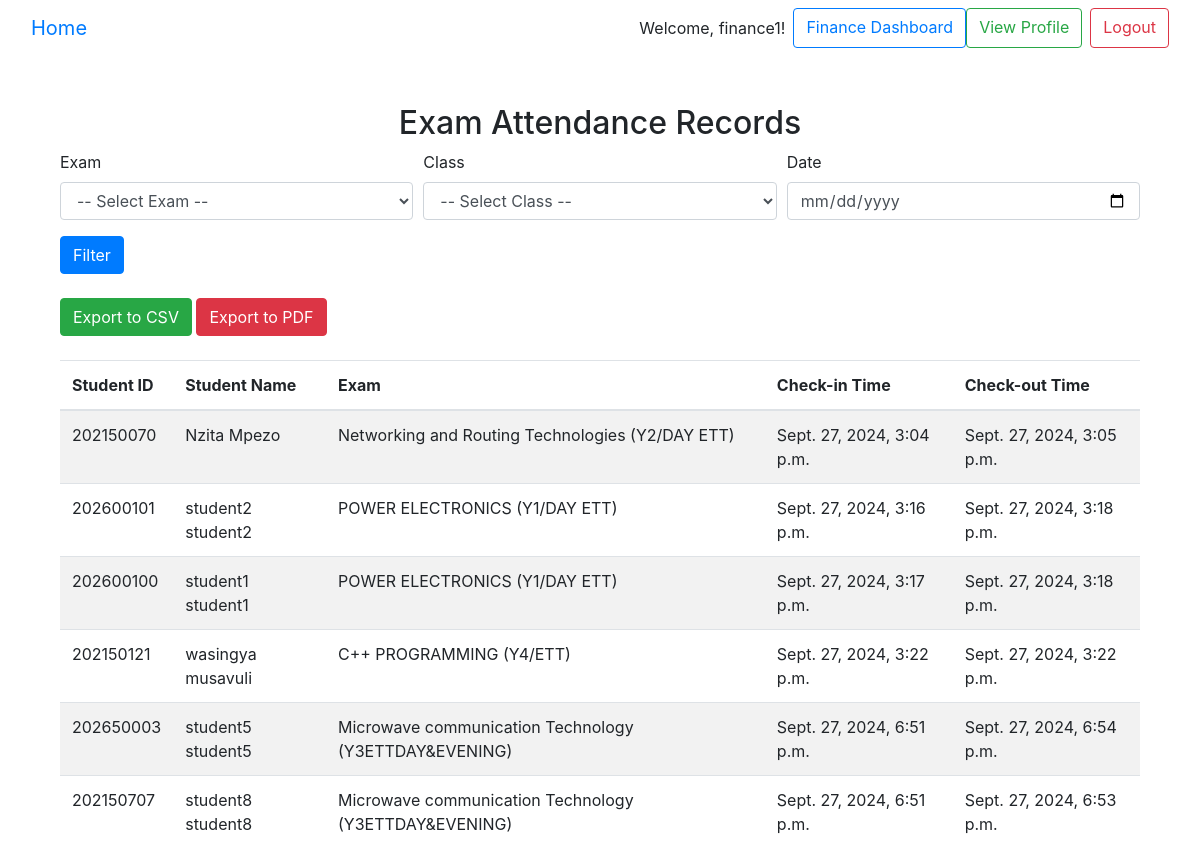
The page /exams/attendance/list/ (signed in) on the database its author committed.
### core/models.py (models this page shows, shortened)
class CustomUser(AbstractUser):
    ROLE_CHOICES = [
        ('admin', 'Admin'),
        ('hod', 'Head of Department'),
        ('lecturer', 'Lecturer'),
        ('finance', 'Finance Employee'),
        ('security', 'Security Employee'),
    ]
    is_hod = models.BooleanField(default=False)
    is_finance_employee = models.BooleanField(default=False)
    is_security_employee = models.BooleanField(default=False)
    is_lecturer = models.BooleanField(default=False)
    role = models.CharField(max_length=20, choices=ROLE_CHOICES)
    photo = models.ImageField(upload_to='user_photos/', blank=True, null=True)

### exams/models.py (models this page shows, shortened)
class ExamAttendance(models.Model):
    student = models.ForeignKey(Student, on_delete=models.CASCADE, related_name='exam_attendances')
    exam = models.ForeignKey(Exam, on_delete=models.CASCADE, related_name='attendances')
    check_in_time = models.DateTimeField(null=True, blank=True)
    check_out_time = models.DateTimeField(null=True, blank=True)

class Exam(models.Model):
    course = models.ForeignKey(Course, on_delete=models.CASCADE, related_name='exams')
    assigned_class = models.ForeignKey(Class, on_delete=models.CASCADE, related_name='exams')
    date = models.DateField(default=timezone.now)
    start_time = models.TimeField()
    end_time = models.TimeField()
    created_by = models.ForeignKey(CustomUser, on_delete=models.SET_NULL, null=True, related_name='exams_created')
    is_active = models.BooleanField(default=True)  # Flag to indicate if the exam is still active

### students/models.py (models this page shows, shortened)
class Student(models.Model):
    first_name = models.CharField(max_length=50)
    last_name = models.CharField(max_length=50)
    email = models.EmailField(unique=True)
    student_rollnumber = models.CharField(max_length=20, unique=True)
    student_rfidnumber = models.CharField(max_length=20, unique=True)
    date_of_birth = models.DateField()
    enrollment_date = models.DateField(default=timezone.now)
    photo = models.ImageField(upload_to='student_photos/', blank=True, null=True)
    assigned_class = models.ForeignKey(Class, on_delete=models.SET_NULL, null=True, related_name='students')
    created_by = models.ForeignKey(CustomUser, on_delete=models.SET_NULL, null=True, related_name='students_created')
    updated_by = models.ForeignKey(CustomUser, on_delete=models.SET_NULL, null=True, related_name='students_updated')

### courses/models.py (models this page shows, shortened)
class Course(models.Model):
    code = models.CharField(max_length=10, unique=True, default='DEFAULT123')
    name = models.CharField(max_length=255)
    description = models.TextField()
    lecturer = models.ForeignKey(CustomUser, on_delete=models.SET_NULL, null=True, limit_choices_to={'role': 'lecturer'})
    assigned_class = models.ForeignKey(Class, on_delete=models.CASCADE, related_name='courses', null=True)
    created_by = models.ForeignKey(CustomUser, on_delete=models.SET_NULL, null=True, related_name='courses_created')
    created_at = models.DateTimeField(auto_now_add=True)

### classes/models.py (models this page shows, shortened)
class Class(models.Model):
    name = models.CharField(max_length=100, unique=True)
    academic_year = models.ForeignKey(AcademicYear, on_delete=models.CASCADE, related_name='classes')
    lecturers = models.ManyToManyField(User, limit_choices_to={'role': 'lecturer'}, related_name='classes')
    created_at = models.DateTimeField(auto_now_add=True)
    created_by = models.ForeignKey(User, on_delete=models.CASCADE, related_name='created_classes')

### exams/views.py (the view)
# urls.py: path('attendance/list/', views.list_exam_attendance, name='list_exam_attendance'),
@login_required
def list_exam_attendance(request):
    if request.user.role == 'hod' or request.user.role == 'finance':
        exams = Exam.objects.all()  # Get all exams for filtering
        exam_id = request.GET.get('exam')
        class_id = request.GET.get('class')
        date = request.GET.get('date')
        attendances = ExamAttendance.objects.all()
        if exam_id:
            attendances = attendances.filter(exam_id=exam_id)
        if class_id:
            attendances = attendances.filter(exam__assigned_class_id=class_id)
        if date:
            attendances = attendances.filter(exam__date=date)
        return render(request, 'exams/list_exam_attendance.html', {
            'attendances': attendances,
            'exams': exams,
            'selected_exam': exam_id,
            'selected_class': class_id,
            'selected_date': date,
        })
    else:
        raise PermissionDenied

### exams/templates/exams/list_exam_attendance.html (shortened to what this page needs)
{% extends 'base.html' %}
{% block content %}
<div class="container mt-5">
    <h2 class="text-center">Exam Attendance Records</h2>
    <form method="GET" class="mb-4">
        <div class="form-row">
            <div class="form-group col-md-4">
                <label for="exam">Exam</label>
                <select id="exam" name="exam" class="form-control">
                    <option value="">-- Select Exam --</option>
                </select>
            </div>
            <div class="form-group col-md-4">
                <label for="class">Class</label>
                <select id="class" name="class" class="form-control">
                    <option value="">-- Select Class --</option>
                </select>
            </div>
            <div class="form-group col-md-4">
                <label for="date">Date</label>
                <input type="date" id="date" name="date" class="form-control" value="{{ selected_date }}">
            </div>
        </div>
        <button type="submit" class="btn btn-primary">Filter</button>
    </form>
    <a href="{% url 'exams:export_exam_attendance' %}?exam={{ selected_exam }}&class={{ selected_class }}&date={{ selected_date }}" class="btn btn-success mb-4">Export to CSV</a>
    <a href="{% url 'exams:export_exam_attendance_pdf' %}?exam={{ selected_exam }}&class={{ selected_class }}&date={{ selected_date }}" class="btn btn-danger mb-4">Export to PDF</a>
    <table class="table table-striped">
        <thead>
            <tr>
                <th>Student ID</th>
                <th>Student Name</th>
                <th>Exam</th>
                <th>Check-in Time</th>
                <th>Check-out Time</th>
            </tr>
        </thead>
        <tbody>
            {% for attendance in attendances %}
            <tr>
                <td>{{ attendance.student.student_rollnumber }}</td>
                <td>{{ attendance.student.first_name }} {{ attendance.student.last_name }}</td>
                <td>{{ attendance.exam.course.name }} ({{ attendance.exam.assigned_class.name }})</td>
                <td>{{ attendance.check_in_time }}</td>
                <td>{{ attendance.check_out_time }}</td>
            </tr>
            {% empty %}
            <tr>
                <td colspan="5">No records found</td>
            </tr>
            {% endfor %}
        </tbody>
    </table>
</div>
{% endblock %}

### core/templates/base.html (shortened to what this page needs)
<!DOCTYPE html>
<html lang="en">
<head>
    <link href="https://maxcdn.bootstrapcdn.com/bootstrap/4.5.2/css/bootstrap.min.css" rel="stylesheet">
</head>
<body>
    <nav class="navbar navbar-expand-lg bg-body-tertiary">
        <div class="container-fluid">
            <a class="navbar-brand" href="{% url 'core:home' %}">Home</a>
          <form class="d-flex" role="search">
            {% if user.is_authenticated %}
                <span class="navbar-text">Welcome, {{ user.username }}!</span>
                {% if user.is_hod %}
                    <a href="{% url 'dashboard:hod_dashboard' %}" class="btn btn-outline-primary ml-2">HOD Dashboard</a>
                {% elif user.is_lecturer %}
                    <a href="{% url 'dashboard:lecturer_dashboard' %}" class="btn btn-outline-primary ml-2">Lecturer Dashboard</a>
                {% elif user.is_finance_employee %}
                    <a href="{% url 'dashboard:finance_dashboard' %}" class="btn btn-outline-primary ml-2">Finance Dashboard</a>
                {% elif user.is_security_employee %}
                    <a href="{% url 'dashboard:security_dashboard' %}" class="btn btn-outline-primary ml-2">Security Dashboard</a>
                {% endif %}
                <a href="{% url 'core:profile' %}" class="btn btn-outline-success">View Profile</a>
                <a href="{% url 'core:logout' %}" class="btn btn-outline-danger ml-2">Logout</a>
            {% else %}
                <a href="{% url 'core:login' %}" class="btn btn-outline-primary ml-2">Login</a>
            {% endif %}
          </form>
        </div>
    </nav>
    <div class="container mt-4">
        {% block content %}{% endblock %}
    </div>
</body>
</html>

### rows shown on the page
CustomUser: username "finance1"
ExamAttendance: student.student_rollnumber "202150070", student.first_name "Nzita", student.last_name "Mpezo", exam.course.name "Networking and Routing Technologies", exam.assigned_class.name "Y2/DAY ETT", check_in_time "Sept. 27, 2024, 3:04 p.m.", check_out_time "Sept. 27, 2024, 3:05 p.m."
ExamAttendance: student.student_rollnumber "202600101", student.first_name "student2", student.last_name "student2", exam.course.name "POWER ELECTRONICS", exam.assigned_class.name "Y1/DAY ETT", check_in_time "Sept. 27, 2024, 3:16 p.m.", check_out_time "Sept. 27, 2024, 3:18 p.m."
ExamAttendance: student.student_rollnumber "202600100", student.first_name "student1", student.last_name "student1", exam.course.name "POWER ELECTRONICS", exam.assigned_class.name "Y1/DAY ETT", check_in_time "Sept. 27, 2024, 3:17 p.m.", check_out_time "Sept. 27, 2024, 3:18 p.m."
ExamAttendance: student.student_rollnumber "202150121", student.first_name "wasingya", student.last_name "musavuli", exam.course.name "C++ PROGRAMMING", exam.assigned_class.name "Y4/ETT", check_in_time "Sept. 27, 2024, 3:22 p.m.", check_out_time "Sept. 27, 2024, 3:22 p.m."
ExamAttendance: student.student_rollnumber "202650003", student.first_name "student5", student.last_name "student5", exam.course.name "Microwave communication Technology", exam.assigned_class.name "Y3ETTDAY&EVENING", check_in_time "Sept. 27, 2024, 6:51 p.m.", check_out_time "Sept. 27, 2024, 6:54 p.m."
ExamAttendance: student.student_rollnumber "202150707", student.first_name "student8", student.last_name "student8", exam.course.name "Microwave communication Technology", exam.assigned_class.name "Y3ETTDAY&EVENING", check_in_time "Sept. 27, 2024, 6:51 p.m.", check_out_time "Sept. 27, 2024, 6:53 p.m."
